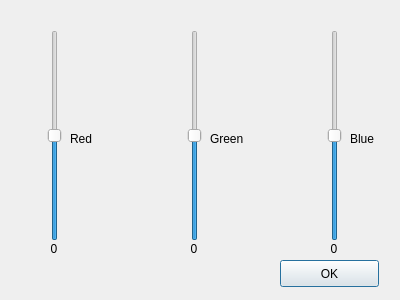
<?xml version="1.0" encoding="UTF-8"?>
<ui version="4.0">
 <class>Dialog</class>
 <widget class="QDialog" name="Dialog">
  <property name="geometry">
   <rect>
    <x>0</x>
    <y>0</y>
    <width>400</width>
    <height>300</height>
   </rect>
  </property>
  <property name="windowTitle">
   <string>Dialog</string>
  </property>
  <widget class="QSlider" name="redSlider">
   <property name="geometry">
    <rect>
     <x>40</x>
     <y>30</y>
     <width>29</width>
     <height>211</height>
    </rect>
   </property>
   <property name="minimum">
    <number>-255</number>
   </property>
   <property name="maximum">
    <number>255</number>
   </property>
   <property name="orientation">
    <enum>Qt::Vertical</enum>
   </property>
  </widget>
  <widget class="QSlider" name="blueSlider">
   <property name="geometry">
    <rect>
     <x>320</x>
     <y>30</y>
     <width>29</width>
     <height>211</height>
    </rect>
   </property>
   <property name="minimum">
    <number>-255</number>
   </property>
   <property name="maximum">
    <number>255</number>
   </property>
   <property name="orientation">
    <enum>Qt::Vertical</enum>
   </property>
  </widget>
  <widget class="QSlider" name="greenSlider">
   <property name="geometry">
    <rect>
     <x>180</x>
     <y>30</y>
     <width>29</width>
     <height>211</height>
    </rect>
   </property>
   <property name="minimum">
    <number>-255</number>
   </property>
   <property name="maximum">
    <number>255</number>
   </property>
   <property name="orientation">
    <enum>Qt::Vertical</enum>
   </property>
  </widget>
  <widget class="QPushButton" name="customCfOKButton">
   <property name="geometry">
    <rect>
     <x>280</x>
     <y>260</y>
     <width>99</width>
     <height>27</height>
    </rect>
   </property>
   <property name="text">
    <string>OK</string>
   </property>
  </widget>
  <widget class="QLabel" name="label">
   <property name="geometry">
    <rect>
     <x>70</x>
     <y>130</y>
     <width>68</width>
     <height>17</height>
    </rect>
   </property>
   <property name="text">
    <string>Red</string>
   </property>
  </widget>
  <widget class="QLabel" name="label_2">
   <property name="geometry">
    <rect>
     <x>210</x>
     <y>130</y>
     <width>68</width>
     <height>17</height>
    </rect>
   </property>
   <property name="text">
    <string>Green</string>
   </property>
  </widget>
  <widget class="QLabel" name="label_3">
   <property name="geometry">
    <rect>
     <x>350</x>
     <y>130</y>
     <width>68</width>
     <height>17</height>
    </rect>
   </property>
   <property name="text">
    <string>Blue</string>
   </property>
  </widget>
  <widget class="QLabel" name="redLabel">
   <property name="geometry">
    <rect>
     <x>20</x>
     <y>240</y>
     <width>68</width>
     <height>17</height>
    </rect>
   </property>
   <property name="text">
    <string>0</string>
   </property>
   <property name="alignment">
    <set>Qt::AlignCenter</set>
   </property>
  </widget>
  <widget class="QLabel" name="blueLabel">
   <property name="geometry">
    <rect>
     <x>300</x>
     <y>240</y>
     <width>68</width>
     <height>17</height>
    </rect>
   </property>
   <property name="text">
    <string>0</string>
   </property>
   <property name="alignment">
    <set>Qt::AlignCenter</set>
   </property>
  </widget>
  <widget class="QLabel" name="greenLabel">
   <property name="geometry">
    <rect>
     <x>160</x>
     <y>240</y>
     <width>68</width>
     <height>17</height>
    </rect>
   </property>
   <property name="text">
    <string>0</string>
   </property>
   <property name="alignment">
    <set>Qt::AlignCenter</set>
   </property>
  </widget>
 </widget>
 <resources/>
 <connections/>
</ui>
